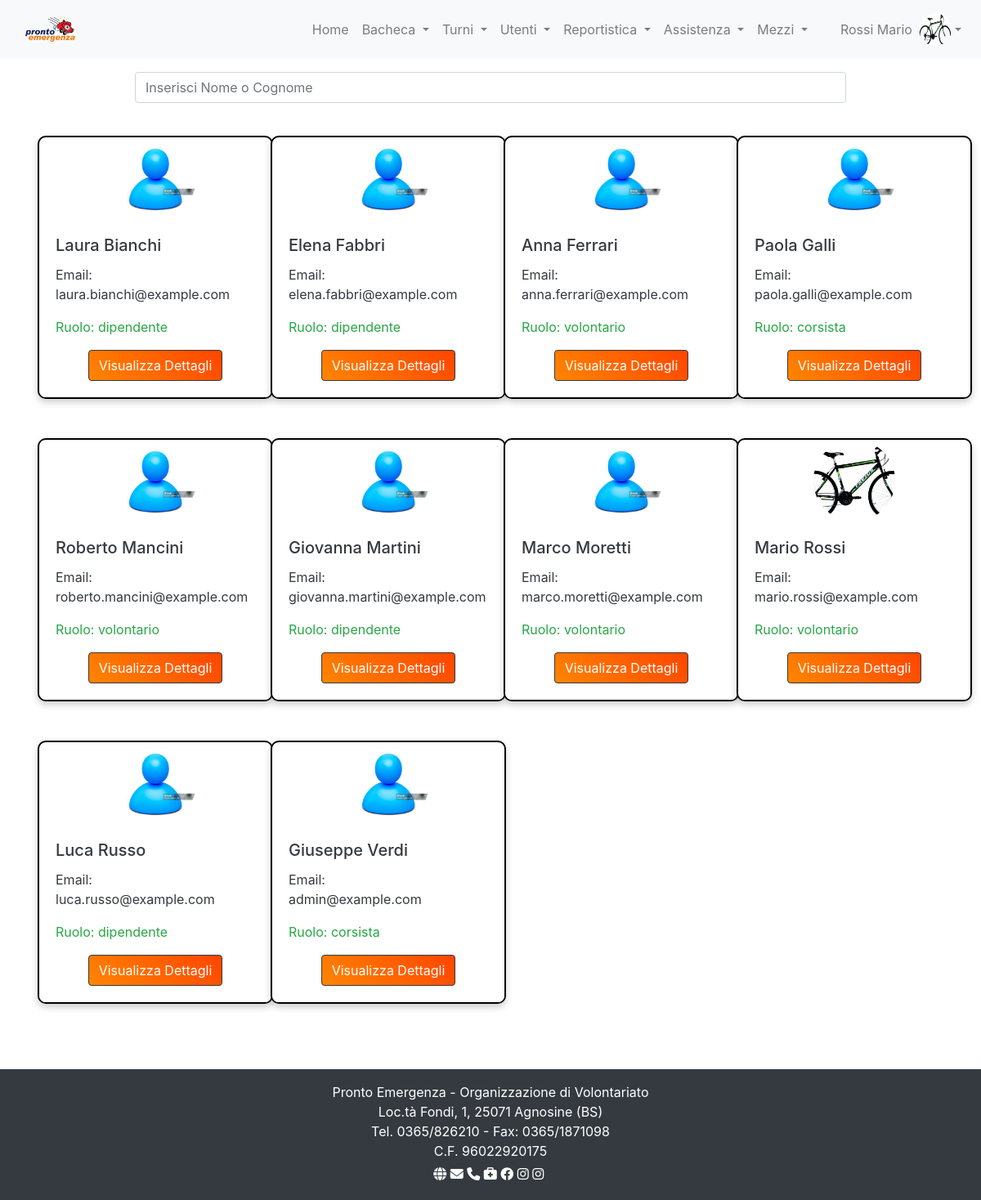
Page /pages/utenti/profili.php (signed in) on the committed database.
### tables this page shows
CREATE TABLE `utenti` (
  `idUtente` int(11) NOT NULL COMMENT 'Chiave primaria utente',
  `cognome` varchar(30) NOT NULL COMMENT 'Cognome dell''utente',
  `nome` varchar(30) NOT NULL COMMENT 'Nome dell''utente',
  `codiceFiscale` varchar(16) NOT NULL COMMENT 'Codice fiscale dell''utente',
  `dataNascita` date NOT NULL COMMENT 'Data di nascita dell''utente',
  `via` varchar(20) NOT NULL COMMENT 'Via dell''utente',
  `numero` varchar(4) NOT NULL COMMENT 'Numero civico dell''utente',
  `cap` varchar(5) NOT NULL COMMENT 'CAP dell''utente',
  `citta` varchar(20) NOT NULL COMMENT 'Città dell''utente',
  `provincia` varchar(2) NOT NULL COMMENT 'Provincia dell''utente',
  `username` varchar(30) NOT NULL COMMENT 'Username dell''utente',
  `password` varchar(30) NOT NULL COMMENT 'Password ell''utente',
  `email` varchar(30) NOT NULL COMMENT 'E-mail dell''utente',
  `telefono` varchar(13) NOT NULL COMMENT 'Telefono dell''utente',
  `indisponibilita` tinyint(1) NOT NULL COMMENT 'flag che permette di conoscere se l’utente è disponibile o meno per i turni ',
  `istruttore` tinyint(1) NOT NULL COMMENT 'flag per conoscere se l’utente è o meno un istruttore',
  `status` enum('volontario','dipendente','corsista') NOT NULL COMMENT 'Tipo utente',
  `tipoUtente` enum('admin','user') NOT NULL,
  `immagine` varchar(30) DEFAULT NULL,
  `dataoraInvioEmail` datetime NOT NULL,
  `dataoraClickEmail` datetime DEFAULT NULL,
  `validato` tinyint(1) NOT NULL DEFAULT 0
);

### funzioniDB.php (called while the page is built, shortened)
<?php
require_once "globals.php";
function db_query($strquery,$valori, $tipi){
    global $DSN,$USERDB,$PSWDB;
    $ris=[];
    try{
        $conn=new PDO($DSN,$USERDB,$PSWDB);
        $conn->setAttribute(PDO::ATTR_ERRMODE,PDO::ERRMODE_EXCEPTION);
        $stm=$conn->prepare($strquery);
        $stm->execute();
        if (stripos($strquery, "INSERT") === 0 || stripos($strquery, "UPDATE") === 0 || stripos($strquery, "DELETE") === 0) {
            $ris= $stm->rowCount();
        } elseif (stripos($strquery, "SELECT") === 0) {
            $ris= $stm->fetchAll(PDO::FETCH_NAMED);
        } else {
            $ris['error']= "tipo di query non riconosciuto";
         }
    }
    catch(Exception $e){
        $ris['error']=$e->getMessage();
    }
    return $ris;
}
?>

### api/RitornaUtenti.php (called while the page is built)
<?php
    require_once("./funzioniDB.php");
function API_RitornaUtenti($get, $post, $session){
    if (!isset($session['tipoUtente']) || $session['tipoUtente'] != "admin"){
        header("HTTP/1.1 403 Forbidden");
        return [];
    }else{
        $sql = "SELECT * from utenti ORDER BY cognome,nome;";
        $valori = [];
        $tipi = [];
        $risposta = db_query($sql, $valori, $tipi);
        return $risposta;
    }
}
?>

### components/SimpleComponent/cardUtente.php (the view)
<?php
function generaCardUtente($utente) {
    if (isset($utente['idUtente'])) {
        $idUtente = htmlspecialchars($utente['idUtente']);
    } else {
        $idUtente = 'n/a';
    }
    if (isset($utente['nome'])) {
        $nome = htmlspecialchars($utente['nome']);
    } else {
        $nome = 'Nome Sconosciuto';
    }
    if (isset($utente['cognome'])) {
        $cognome = htmlspecialchars($utente['cognome']);
    } else {
        $cognome = '';
    }
    if (isset($utente['email'])) {
        $email = htmlspecialchars($utente['email']);
    } else {
        $email = 'Nessuna email disponibile';
    }
    if (isset($utente['status'])) {
        $ruolo = htmlspecialchars($utente['status']);
    } else {
        $ruolo = 'Ruolo sconosciuto';
    }
    if (!empty($utente['immagine'])) {
        $img = './uploads/images/' . htmlspecialchars($utente['immagine']);
    } else {
        $img = './public/images/avatar.jpg';
    }
    return '
        <div class="card mb-3" style="width: 18rem; background-color: white; color: black; border: 2px solid black; border-radius: 10px; overflow: hidden; box-shadow: 0 4px 8px rgba(0, 0, 0, 0.2);">
            <img src="' . $img . '" class="card-img-top rounded-circle mx-auto d-block" alt="Foto di ' . $nome . '" style="width: 100px; height: 100px; object-fit: cover;">
            <div class="card-body bg-white text-dark">
                <h5 class="card-title">
                    <span id="ricerca1">' . $nome . '</span>
                    <span id="ricerca2">' . $cognome . '</span>
                </h5>
                <p class="card-text">Email:<br> ' . $email . '</p>
                <p class="card-text text-success">Ruolo: ' . $ruolo . '</p>
                <div class="text-center">
                    <a href="profiloUtente.php?id=' . $idUtente . '" class="text-decoration-none"> <button class="btn text-white border-dark" style="background-color: #ff6700; background-image: linear-gradient(45deg, #ff8500, #ff4500);">Visualizza Dettagli</button> </a>
                </div>
            </div>
        </div>';
}
?>

### pages/utenti/profili.php (shortened to what this page needs)
<?php
    require_once("./funzioniDB.php");
    if(!isset($_SESSION['idUtente']) || $_SESSION['tipoUtente'] != 'admin'){
        header("Location: /ProntoEmergenza2025/login");
    }else{
?>
<html>
<?php
require_once ("./components/Head/head.php");
echo COMP_head();
?>
        <body>
<?php
    require_once ("./components/Header/header.php");
    require_once ("./components/SimpleComponent/cardUtente.php");
    require_once ("./components/SimpleComponent/searchBar.php");
    require_once ("./components/Footer/footer.php");
    require_once ("./api/RitornaUtenti.php");
echo COMP_header($_SESSION);
echo CMP_SearchBar("utenti");
echo '<div class="container my-4">';
echo '<div class="row g-4">';
foreach(API_RitornaUtenti([],[], $_SESSION) as $u) {
    echo '<div class="col-12 col-sm-6 col-md-4 col-lg-3 p-3">';
    echo generaCardUtente($u);
    echo '</div>';
}
echo '</div>';
echo '</div>';
echo COMP_Footer();
?>
</body>
</html>
<?php
    }
?>

### components/Head/head.php
<?php
 function COMP_head()
    {
        if (isset($_GET['route']))
            $i = sizeof(explode("/", $_GET['route'])) - 1;
        else
            $i=0;
        $stringa = "<head>
            <base href='./".str_repeat("../", $i)."' />
            <link href='./public/css/bootstrap.min.css' rel='stylesheet'/>
            <link rel='icon' type='image/x-icon' href='/prontoemergenza2025/public/images/favicon.png'>
            <script src='https://cdn.jsdelivr.net/npm/@popperjs/core@2.11.8/dist/umd/popper.min.js'></script>
            <script src='https://cdn.jsdelivr.net/npm/bootstrap@5.3.3/dist/js/bootstrap.min.js'></script>
            <link rel='stylesheet' href='https://cdnjs.cloudflare.com/ajax/libs/font-awesome/6.4.0/css/all.min.css'>
             <link href='https://cdn.jsdelivr.net/npm/bootstrap-icons@1.10.5/font/bootstrap-icons.css' rel='stylesheet'>
        </head>";
        return $stringa;
    }
?>

### components/Header/header.php (shortened to what this page needs)
<?php
function COMP_header($user) {
    $links = $user['tipoUtente'] == 'admin' ? _adminLinks() : _volontarioLinks();
    return '
        <link rel="stylesheet" href="./public/css/header.css" type="text/css"/>
        <script type="text/javascript" src="./public/js/header.js"></script>
        <nav class="navbar navbar-expand-lg navbar-light bg-light">
            <div class="navbar-brand container-fluid">
                <img src="./public/images/logo-ambulanza.png"  class="" style="height: 20%;width:20%;"/>
            </div>
            <button
                class="navbar-toggler"
                type="button"
                data-bs-toggle="collapse"
                data-bs-target="#navbarNav"
            >
                <span class="navbar-toggler-icon"></span>
            </button>
            <div class="collapse navbar-collapse justify-content-end" id="navbarNav">
                <ul class="navbar-nav">
                    '._renderLinks($links).'
                </ul>
                <ul class="navbar-nav pl-md-3">
                    <li class="nav-item dropdown d-flex justify-content-end">
                        <div class="nav-link dropdown-toggle d-flex align-items-center"
                            id="userDropdown"
                            role="button" data-bs-toggle="dropdown"
                        >
                            <span class="mx-2">
                                '.$user['cognome'].' '.$user['nome'].'
                            </span>
                            <img src="'.$user['immagine'].'" alt="Avatar" class="rounded-circle" width="40" height="40">
                        </div>
                        <ul class="dropdown-menu" aria-labelledby="userDropdown">
                            <li><a class="dropdown-item" href="utenteSingolo">Profilo</a></li>
                            <li><a class="dropdown-item" href="#">Impostazioni</a></li>
                            <li><hr class="dropdown-divider"></li>
                            <li><a class="dropdown-item" href="logout">Logout</a></li>
                        </ul>
                    </li>
                </ul>
            </div>
        </nav>';
}
function _renderLinks($links){
    $html = "";
    foreach ($links as $k => $l){
        if(isset($l['sub'])){
            $html .= '<li class="nav-item dropdown">
                <a class="nav-link dropdown-toggle"
                    href="'.$l['url'].'"
                    id="headerDropdown'.$k.'"
                    role="button"
                    data-bs-toggle="dropdown"
                >
                    '.$l['title'].'
                </a>
                <div class="dropdown-menu" aria-labelledby="headerDropdown'.$k.'">';
                foreach ($l['sub'] as $s){
                    $html .= '<a class="dropdown-item" href="'.$s['url'].'">'.$s['title'].'</a>';
                }
            $html .= '
                </div>
            </li>';
        }else{
            $html .= '<li class="nav-item">
                <a class="nav-link" href="'.$l['url'].'">'.$l['title'].'</a>
            </li>';
        }
    }
    return $html;
}
?>

### components/SimpleComponent/searchBar.php
<?php
	function CMP_SearchBar($page){
		$nome="";
		$place="";
		if($page=="utenti"){
			$nome="cognomeNome";
			$place="Inserisci Nome o Cognome";
		}else{
			$nome="targaNome";
			$place="Inserisci la Targa o il Nome del mezzo";
		}
		return "
			<div class='col-9 m-auto pt-3'><input class='form-control' type=text name='$nome' placeholder='$place' onInput='filtra(this)'></div>
			<script src='.\public\js\searchBar.js'></script>";
	}
?>

### components/Footer/footer.php (shortened to what this page needs)
<?php
    function COMP_Footer() {
        $socials = [
            "web" => "https://www.prontoemergenza.it/",
            "email"=>"mailto:info@prontoemergenza.it",
            "contatti" => "https://www.prontoemergenza.it/contatti/",
            "servizi" => "https://www.prontoemergenza.it/servizi/",
            "facebook" => "https://www.facebook.com/prontoemergenzaorganizzazionedivolontariato/",
            "instagram" => "https://www.instagram.com/pronto_emergenza_odv/",
            "tik tok" => "https://www.tiktok.com/@prontoemergenza?_t=ZN-8vMvuRcE8vO&_r=1"
        ];
        $socialLinks = "";
        foreach ($socials as $platform => $link) {
            switch($platform){
                case 'web':
                    $iconClass="fas fa-globe";
                    break;
                case 'contatti':
                    $iconClass="fas fa-phone";
                    break;
                case 'servizi':
                    $iconClass="fas fa-briefcase-medical";
                    break;
                case 'email':
                    $iconClass="fas fa-envelope";
                    break;
                case 'facebook':
                    $iconClass="fab fa-facebook";
                    break;
                case 'instagram':
                    $iconClass="fab fa-instagram";
                    break;
            }
           $socialLinks .= '<a href=' . $link . ' class="text-white me-2"  target=_blank><i class="'. $iconClass .'"></i></a>&nbsp;';
        }
        return '
            <footer class="bg-dark text-white text-center py-3 mt-5">
                <div class="container">
                    <p class="mb-0 text-center">
                    Pronto Emergenza - Organizzazione di Volontariato<br>
                    Loc.tà Fondi, 1, 25071 Agnosine (BS)<br>
                    Tel. 0365/826210 - Fax: 0365/1871098<br>
                    C.F. 96022920175</p>
                    <div class="mt-2 d-flex justify-content-center gap-3 flex-wrap">'.$socialLinks.'
                    </div>
                </div>
            </footer>';
    }
?>

### rows in the picture
utenti: nome "Laura", cognome "Bianchi", email "laura.bianchi@example.com", status "dipendente"
utenti: nome "Elena", cognome "Fabbri", email "elena.fabbri@example.com", status "dipendente"
utenti: nome "Anna", cognome "Ferrari", email "anna.ferrari@example.com", status "volontario"
utenti: nome "Paola", cognome "Galli", email "paola.galli@example.com", status "corsista"
utenti: nome "Roberto", cognome "Mancini", email "roberto.mancini@example.com", status "volontario"
utenti: nome "Giovanna", cognome "Martini", email "giovanna.martini@example.com", status "dipendente"
utenti: nome "Marco", cognome "Moretti", email "marco.moretti@example.com", status "volontario"
utenti: immagine (picture), nome "Mario", cognome "Rossi", email "mario.rossi@example.com", status "volontario"
utenti: nome "Luca", cognome "Russo", email "luca.russo@example.com", status "dipendente"
utenti: nome "Giuseppe", cognome "Verdi", email "admin@example.com", status "corsista"

### other values in the picture
$l['title'] "Home"
$l['title'] "Bacheca"
$l['title'] "Turni"
$l['title'] "Utenti"
$l['title'] "Reportistica"
$l['title'] "Assistenza"
$l['title'] "Mezzi"
$user['cognome'] "Rossi"
$user['nome'] "Mario"
